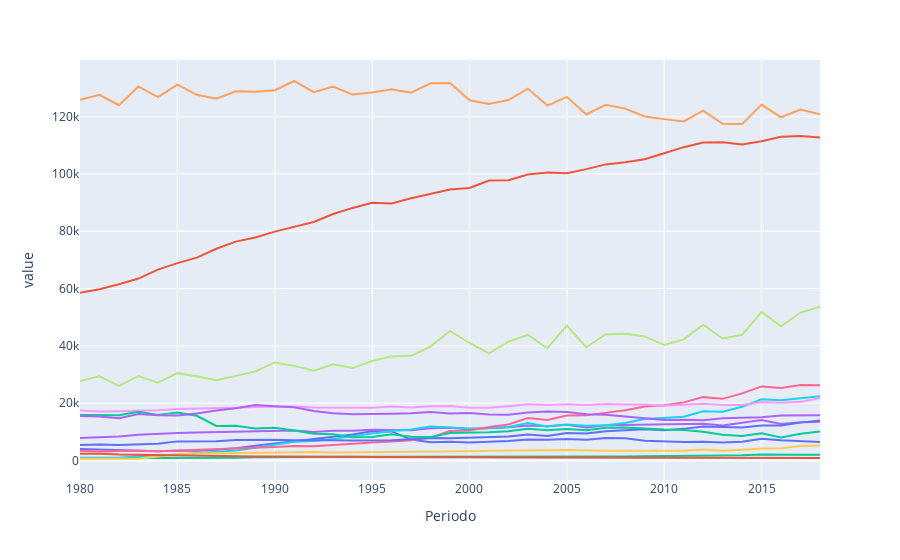

Notebook source saved alongside this figure:
### Code cell
#evolution_plot = evolution_df.iplot(x='Periodo', y=['Total'], width=2.0, subplots=True, fill=False,)
fig = px.line(evolution_deaths_plot, x='Periodo', y=evolution_deaths_plot['value'], color = 'cause_name')
fig.update_layout(showlegend=False)
fig.show()

### Figure 1 — Plotly figure (JSON) as saved in the notebook; plotly's stock layout.template omitted (floating-point values rounded to 4 significant figures)
{"data": [{"hovertemplate": "cause_name=I.Enfermedades infecciosas y parasitarias<br>Periodo=%{x}<br>value=%{y}<extra></extra>", "legendgroup": "I.Enfermedades infecciosas y parasitarias", "line": {"color": "#636efa", "dash": "solid"}, "marker": {"symbol": "circle"}, "mode": "lines", "name": "I.Enfermedades infecciosas y parasitarias", "orientation": "v", "showlegend": true, "type": "scatter", "x": [1980, 1981, 1982, 1983, 1984, 1985, 1986, 1987, 1988, 1989, 1990, 1991, 1992, 1993, 1994, 1995, 1996, 1997, 1998, 1999, 2000, 2001, 2002, 2003, 2004, 2005, 2006, 2007, 2008, 2009, 2010, 2011, 2012, 2013, 2014, 2015, 2016, 2017, 2018], "xaxis": "x", "y": [3942, 3781, 3372, 3275, 3232, 3336, 3363, 3718, 4215, 5085, 5877, 6608, 7487, 8436, 9050, 10138, 10114, 7262, 6353, 6530, 6284, 6557, 6736, 7302, 7218, 7493, 7201, 7782, 7712, 6843, 6489, 6398, 6520, 6209, 6508, 7567, 7033, 6819, 6398], "yaxis": "y"}, {"hovertemplate": "cause_name=II.Tumores<br>Periodo=%{x}<br>value=%{y}<extra></extra>", "legendgroup": "II.Tumores", "line": {"color": "#EF553B", "dash": "solid"}, "marker": {"symbol": "circle"}, "mode": "lines", "name": "II.Tumores", "orientation": "v", "showlegend": true, "type": "scatter", "x": [1980, 1981, 1982, 1983, 1984, 1985, 1986, 1987, 1988, 1989, 1990, 1991, 1992, 1993, 1994, 1995, 1996, 1997, 1998, 1999, 2000, 2001, 2002, 2003, 2004, 2005, 2006, 2007, 2008, 2009, 2010, 2011, 2012, 2013, 2014, 2015, 2016, 2017, 2018], "xaxis": "x", "y": [58481, 59713, 61508, 63485, 66615, 68869, 70782, 73868, 76369, 77835, 79857, 81567, 83235, 86020, 88138, 89939, 89686, 91515, 92946, 94566, 95072, 97714, 97784, 99826, 100485, 100206, 101683, 103329, 104054, 105132, 107220, 109341, 110993, 111021, 110278, 111381, 112939, 113266, 112714], "yaxis": "y"}, {"hovertemplate": "cause_name=III.Enfermedades de la sangre y de los órganos hematopoyéticos, y ciertos trastornos que afectan al mecanismo de la inmunidad<br>Periodo=%{x}<br>value=%{y}<extra></extra>", "legendgroup": "III.Enfermedades de la sangre y de los órganos hematopoyéticos, y ciertos trastornos que afectan al mecanismo de la inmunidad", "line": {"color": "#00cc96", "dash": "solid"}, "marker": {"symbol": "circle"}, "mode": "lines", "name": "III.Enfermedades de la sangre y de los órganos hematopoyéticos, y ciertos trastornos que afectan al mecanismo de la inmunidad", "orientation": "v", "showlegend": true, "type": "scatter", "x": [1980, 1981, 1982, 1983, 1984, 1985, 1986, 1987, 1988, 1989, 1990, 1991, 1992, 1993, 1994, 1995, 1996, 1997, 1998, 1999, 2000, 2001, 2002, 2003, 2004, 2005, 2006, 2007, 2008, 2009, 2010, 2011, 2012, 2013, 2014, 2015, 2016, 2017, 2018], "xaxis": "x", "y": [711, 731, 659, 740, 803, 849, 881, 955, 951, 1073, 1131, 1247, 1158, 1262, 1270, 1255, 1262, 1262, 1341, 1124, 1210, 1118, 1256, 1244, 1291, 1316, 1227, 1289, 1342, 1468, 1519, 1528, 1555, 1639, 1784, 2028, 1886, 1973, 1946], "yaxis": "y"}, {"hovertemplate": "cause_name=IV.Enfermedades endocrinas, nutricionales y metabólicas<br>Periodo=%{x}<br>value=%{y}<extra></extra>", "legendgroup": "IV.Enfermedades endocrinas, nutricionales y metabólicas", "line": {"color": "#ab63fa", "dash": "solid"}, "marker": {"symbol": "circle"}, "mode": "lines", "name": "IV.Enfermedades endocrinas, nutricionales y metabólicas", "orientation": "v", "showlegend": true, "type": "scatter", "x": [1980, 1981, 1982, 1983, 1984, 1985, 1986, 1987, 1988, 1989, 1990, 1991, 1992, 1993, 1994, 1995, 1996, 1997, 1998, 1999, 2000, 2001, 2002, 2003, 2004, 2005, 2006, 2007, 2008, 2009, 2010, 2011, 2012, 2013, 2014, 2015, 2016, 2017, 2018], "xaxis": "x", "y": [7847, 8179, 8384, 8984, 9348, 9531, 9739, 9867, 10037, 10100, 10331, 10466, 9899, 10313, 10388, 10709, 10592, 10525, 11210, 11382, 10892, 11223, 11593, 12147, 11918, 12421, 11523, 12237, 12337, 12462, 12598, 12789, 12824, 12206, 13013, 14065, 12700, 13296, 13465], "yaxis": "y"}, {"hovertemplate": "cause_name=IX.Enfermedades del sistema circulatorio<br>Periodo=%{x}<br>value=%{y}<extra></extra>", "legendgroup": "IX.Enfermedades del sistema circulatorio", "line": {"color": "#FFA15A", "dash": "solid"}, "marker": {"symbol": "circle"}, "mode": "lines", "name": "IX.Enfermedades del sistema circulatorio", "orientation": "v", "showlegend": true, "type": "scatter", "x": [1980, 1981, 1982, 1983, 1984, 1985, 1986, 1987, 1988, 1989, 1990, 1991, 1992, 1993, 1994, 1995, 1996, 1997, 1998, 1999, 2000, 2001, 2002, 2003, 2004, 2005, 2006, 2007, 2008, 2009, 2010, 2011, 2012, 2013, 2014, 2015, 2016, 2017, 2018], "xaxis": "x", "y": [125887, 127586, 123986, 130531, 126804, 131198, 127617, 126282, 128873, 128672, 129224, 132439, 128548, 130479, 127691, 128435, 129565, 128338, 131628, 131774, 125723, 124389, 125797, 129783, 123867, 126907, 120760, 124126, 122793, 120057, 119128, 118327, 122097, 117484, 117393, 124197, 119778, 122465, 120859], "yaxis": "y"}, {"hovertemplate": "cause_name=V.Trastornos mentales y del comportamiento<br>Periodo=%{x}<br>value=%{y}<extra></extra>", "legendgroup": "V.Trastornos mentales y del comportamiento", "line": {"color": "#19d3f3", "dash": "solid"}, "marker": {"symbol": "circle"}, "mode": "lines", "name": "V.Trastornos mentales y del comportamiento", "orientation": "v", "showlegend": true, "type": "scatter", "x": [1980, 1981, 1982, 1983, 1984, 1985, 1986, 1987, 1988, 1989, 1990, 1991, 1992, 1993, 1994, 1995, 1996, 1997, 1998, 1999, 2000, 2001, 2002, 2003, 2004, 2005, 2006, 2007, 2008, 2009, 2010, 2011, 2012, 2013, 2014, 2015, 2016, 2017, 2018], "xaxis": "x", "y": [900, 985, 968, 1486, 1697, 2082, 2474, 3034, 3495, 4404, 5443, 6476, 6802, 7494, 8479, 9393, 10230, 10795, 11796, 11520, 11149, 11346, 11682, 13072, 11878, 12539, 12107, 12310, 13040, 14456, 14821, 15276, 17145, 16977, 18706, 21333, 20980, 21722, 22376], "yaxis": "y"}, {"hovertemplate": "cause_name=VI-VIII.Enfermedades del sistema nervioso y de los órganos de los sentidos<br>Periodo=%{x}<br>value=%{y}<extra></extra>", "legendgroup": "VI-VIII.Enfermedades del sistema nervioso y de los órganos de los sentidos", "line": {"color": "#FF6692", "dash": "solid"}, "marker": {"symbol": "circle"}, "mode": "lines", "name": "VI-VIII.Enfermedades del sistema nervioso y de los órganos de los sentidos", "orientation": "v", "showlegend": true, "type": "scatter", "x": [1980, 1981, 1982, 1983, 1984, 1985, 1986, 1987, 1988, 1989, 1990, 1991, 1992, 1993, 1994, 1995, 1996, 1997, 1998, 1999, 2000, 2001, 2002, 2003, 2004, 2005, 2006, 2007, 2008, 2009, 2010, 2011, 2012, 2013, 2014, 2015, 2016, 2017, 2018], "xaxis": "x", "y": [3402, 3133, 3247, 3381, 3223, 3446, 3524, 3870, 4210, 4326, 4648, 5027, 4923, 5388, 5933, 6270, 6631, 7027, 7927, 10303, 10476, 11677, 12512, 14813, 14123, 15697, 15721, 16723, 17496, 18780, 19285, 20254, 22089, 21486, 23394, 25835, 25236, 26345, 26279], "yaxis": "y"}, {"hovertemplate": "cause_name=X.Enfermedades del sistema respiratorio<br>Periodo=%{x}<br>value=%{y}<extra></extra>", "legendgroup": "X.Enfermedades del sistema respiratorio", "line": {"color": "#B6E880", "dash": "solid"}, "marker": {"symbol": "circle"}, "mode": "lines", "name": "X.Enfermedades del sistema respiratorio", "orientation": "v", "showlegend": true, "type": "scatter", "x": [1980, 1981, 1982, 1983, 1984, 1985, 1986, 1987, 1988, 1989, 1990, 1991, 1992, 1993, 1994, 1995, 1996, 1997, 1998, 1999, 2000, 2001, 2002, 2003, 2004, 2005, 2006, 2007, 2008, 2009, 2010, 2011, 2012, 2013, 2014, 2015, 2016, 2017, 2018], "xaxis": "x", "y": [27709, 29366, 25976, 29424, 27144, 30464, 29398, 27975, 29513, 31048, 34199, 32994, 31292, 33545, 32230, 34709, 36314, 36519, 39747, 45194, 40983, 37362, 41427, 43803, 39149, 47089, 39510, 44029, 44200, 43282, 40266, 42243, 47336, 42565, 43841, 51848, 46812, 51615, 53687], "yaxis": "y"}, {"hovertemplate": "cause_name=XI.Enfermedades del sistema digestivo<br>Periodo=%{x}<br>value=%{y}<extra></extra>", "legendgroup": "XI.Enfermedades del sistema digestivo", "line": {"color": "#FF97FF", "dash": "solid"}, "marker": {"symbol": "circle"}, "mode": "lines", "name": "XI.Enfermedades del sistema digestivo", "orientation": "v", "showlegend": true, "type": "scatter", "x": [1980, 1981, 1982, 1983, 1984, 1985, 1986, 1987, 1988, 1989, 1990, 1991, 1992, 1993, 1994, 1995, 1996, 1997, 1998, 1999, 2000, 2001, 2002, 2003, 2004, 2005, 2006, 2007, 2008, 2009, 2010, 2011, 2012, 2013, 2014, 2015, 2016, 2017, 2018], "xaxis": "x", "y": [17405, 17109, 17194, 17292, 17526, 17971, 18033, 18301, 18372, 18652, 18854, 18843, 18452, 18388, 18392, 18352, 18861, 18476, 18922, 18972, 18419, 18407, 18947, 19576, 19357, 19624, 19351, 19650, 19476, 19557, 19097, 19576, 19797, 19378, 19385, 20360, 20096, 20447, 21689], "yaxis": "y"}, {"hovertemplate": "cause_name=XIII.Enfermedades del sistema osteomuscular y del tejido conjuntivo<br>Periodo=%{x}<br>value=%{y}<extra></extra>", "legendgroup": "XIII.Enfermedades del sistema osteomuscular y del tejido conjuntivo", "line": {"color": "#FECB52", "dash": "solid"}, "marker": {"symbol": "circle"}, "mode": "lines", "name": "XIII.Enfermedades del sistema osteomuscular y del tejido conjuntivo", "orientation": "v", "showlegend": true, "type": "scatter", "x": [1980, 1981, 1982, 1983, 1984, 1985, 1986, 1987, 1988, 1989, 1990, 1991, 1992, 1993, 1994, 1995, 1996, 1997, 1998, 1999, 2000, 2001, 2002, 2003, 2004, 2005, 2006, 2007, 2008, 2009, 2010, 2011, 2012, 2013, 2014, 2015, 2016, 2017, 2018], "xaxis": "x", "y": [611, 492, 538, 587, 1431, 2161, 2451, 2540, 2711, 2733, 2847, 2973, 2893, 2763, 2800, 2954, 2893, 2928, 3030, 3208, 3158, 3352, 3497, 3558, 3546, 3596, 3363, 3384, 3404, 3461, 3327, 3387, 3766, 3361, 3679, 4148, 4256, 5070, 5205], "yaxis": "y"}, {"hovertemplate": "cause_name=XIV.Enfermedades del sistema genitourinario<br>Periodo=%{x}<br>value=%{y}<extra></extra>", "legendgroup": "XIV.Enfermedades del sistema genitourinario", "line": {"color": "#636efa", "dash": "solid"}, "marker": {"symbol": "circle"}, "mode": "lines", "name": "XIV.Enfermedades del sistema genitourinario", "orientation": "v", "showlegend": true, "type": "scatter", "x": [1980, 1981, 1982, 1983, 1984, 1985, 1986, 1987, 1988, 1989, 1990, 1991, 1992, 1993, 1994, 1995, 1996, 1997, 1998, 1999, 2000, 2001, 2002, 2003, 2004, 2005, 2006, 2007, 2008, 2009, 2010, 2011, 2012, 2013, 2014, 2015, 2016, 2017, 2018], "xaxis": "x", "y": [5402, 5536, 5347, 5562, 5856, 6642, 6596, 6661, 7102, 7193, 7203, 7035, 7134, 7026, 6916, 6907, 7076, 7357, 7789, 7713, 7918, 8278, 8359, 9040, 8534, 9567, 9405, 10170, 10579, 10850, 10493, 11011, 11839, 11689, 11530, 12169, 12173, 13188, 13941], "yaxis": "y"}, {"hovertemplate": "cause_name=XVII.Malformaciones congénitas, deformidades y anomalías cromosómicas<br>Periodo=%{x}<br>value=%{y}<extra></extra>", "legendgroup": "XVII.Malformaciones congénitas, deformidades y anomalías cromosómicas", "line": {"color": "#EF553B", "dash": "solid"}, "marker": {"symbol": "circle"}, "mode": "lines", "name": "XVII.Malformaciones congénitas, deformidades y anomalías cromosómicas", "orientation": "v", "showlegend": true, "type": "scatter", "x": [1980, 1981, 1982, 1983, 1984, 1985, 1986, 1987, 1988, 1989, 1990, 1991, 1992, 1993, 1994, 1995, 1996, 1997, 1998, 1999, 2000, 2001, 2002, 2003, 2004, 2005, 2006, 2007, 2008, 2009, 2010, 2011, 2012, 2013, 2014, 2015, 2016, 2017, 2018], "xaxis": "x", "y": [2333, 2313, 2026, 1924, 1752, 1622, 1577, 1523, 1513, 1382, 1382, 1424, 1456, 1386, 1297, 1175, 1217, 1191, 1136, 1142, 1112, 955, 987, 1029, 1002, 962, 934, 890, 924, 889, 971, 920, 823, 758, 828, 802, 846, 814, 843], "yaxis": "y"}, {"hovertemplate": "cause_name=XVIII.Síntomas, signos y hallazgos anormales clínicos y de laboratorio, no clasificados en otra parte<br>Periodo=%{x}<br>value=%{y}<extra></extra>", "legendgroup": "XVIII.Síntomas, signos y hallazgos anormales clínicos y de laboratorio, no clasificados en otra parte", "line": {"color": "#00cc96", "dash": "solid"}, "marker": {"symbol": "circle"}, "mode": "lines", "name": "XVIII.Síntomas, signos y hallazgos anormales clínicos y de laboratorio, no clasificados en otra parte", "orientation": "v", "showlegend": true, "type": "scatter", "x": [1980, 1981, 1982, 1983, 1984, 1985, 1986, 1987, 1988, 1989, 1990, 1991, 1992, 1993, 1994, 1995, 1996, 1997, 1998, 1999, 2000, 2001, 2002, 2003, 2004, 2005, 2006, 2007, 2008, 2009, 2010, 2011, 2012, 2013, 2014, 2015, 2016, 2017, 2018], "xaxis": "x", "y": [15814, 15841, 15791, 16983, 15854, 16722, 15563, 12038, 12116, 11119, 11366, 10401, 9295, 9102, 8122, 8201, 9126, 8265, 8131, 9550, 9637, 9860, 10169, 11011, 10505, 10969, 10546, 11358, 11499, 11086, 10772, 10612, 10017, 8947, 8483, 9504, 8033, 9333, 10088], "yaxis": "y"}, {"hovertemplate": "cause_name=XX.Causas externas de mortalidad<br>Periodo=%{x}<br>value=%{y}<extra></extra>", "legendgroup": "XX.Causas externas de mortalidad", "line": {"color": "#ab63fa", "dash": "solid"}, "marker": {"symbol": "circle"}, "mode": "lines", "name": "XX.Causas externas de mortalidad", "orientation": "v", "showlegend": true, "type": "scatter", "x": [1980, 1981, 1982, 1983, 1984, 1985, 1986, 1987, 1988, 1989, 1990, 1991, 1992, 1993, 1994, 1995, 1996, 1997, 1998, 1999, 2000, 2001, 2002, 2003, 2004, 2005, 2006, 2007, 2008, 2009, 2010, 2011, 2012, 2013, 2014, 2015, 2016, 2017, 2018], "xaxis": "x", "y": [15464, 15287, 14681, 16225, 15803, 15667, 16365, 17411, 18171, 19333, 18867, 18533, 17227, 16431, 16085, 16325, 16324, 16493, 16863, 16411, 16541, 15999, 15931, 16697, 17044, 16902, 16139, 15916, 15289, 14496, 14066, 14233, 14004, 14678, 14903, 15079, 15668, 15837, 15768], "yaxis": "y"}], "layout": {"legend": {"title": {"text": "cause_name"}, "tracegroupgap": 0}, "margin": {"t": 60}, "showlegend": false, "xaxis": {"anchor": "y", "domain": [0, 1], "title": {"text": "Periodo"}}, "yaxis": {"anchor": "x", "domain": [0, 1], "title": {"text": "value"}}}}
